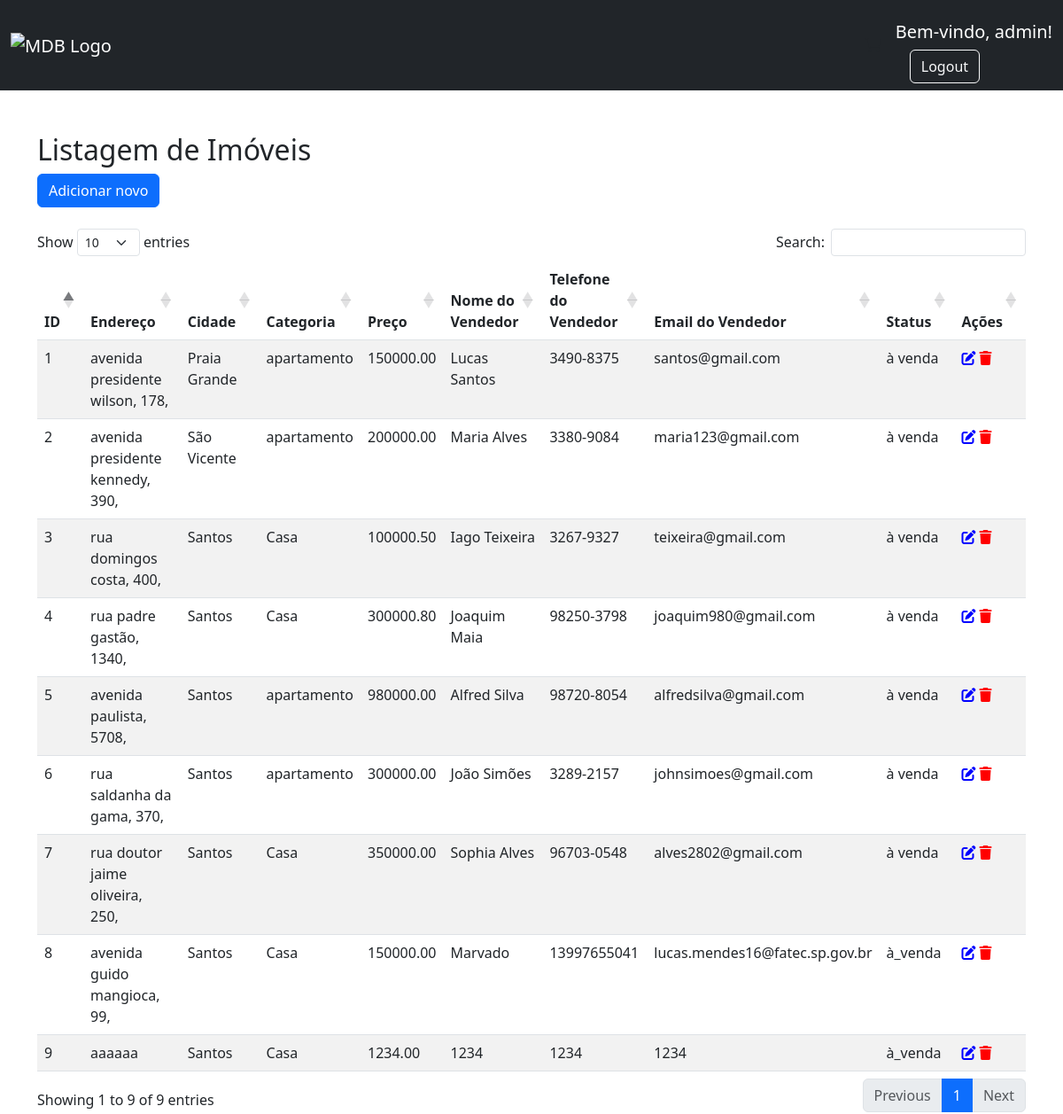
/painel.php (signed in), run on the app's committed database.
### tables this page shows
CREATE TABLE `imoveis` (
  `id` int(20) NOT NULL,
  `cidade` varchar(100) NOT NULL,
  `endereco` varchar(255) NOT NULL,
  `categoria` varchar(50) DEFAULT NULL,
  `preco` decimal(10,2) NOT NULL,
  `nome_vendedor` varchar(255) NOT NULL,
  `telefone_vendedor` varchar(20) NOT NULL,
  `email_vendedor` varchar(255) NOT NULL,
  `status` varchar(30) DEFAULT NULL,
  `foto` varchar(255) NOT NULL
);

### painel.php (the view, shortened to what this page needs)
<!DOCTYPE html>
<html>
<head>
    <link href="https://cdn.jsdelivr.net/npm/bootstrap@5.3.0/dist/css/bootstrap.min.css" rel="stylesheet">
    <link href="https://cdn.datatables.net/1.13.6/css/dataTables.bootstrap5.min.css" rel="stylesheet">
    <link rel="stylesheet" href="https://cdnjs.cloudflare.com/ajax/libs/font-awesome/6.4.2/css/all.min.css" />
</head>
<body>
    <?php
    $nomeUsuario = $_SESSION["nomeUsuario"];
    if ($nomeUsuario != null) {
    ?>
    <nav class="navbar navbar-expand-lg navbar-dark bg-dark">
        <div class="container-fluid">
            <div class="collapse navbar-collapse" id="navbarSupportedContent">
                <a class="navbar-brand mt-2 mt-lg-0" href="#">
                    <img
                        src="/fastimoveis/assets/logo.webp"
                        height="15"
                        alt="MDB Logo"
                        loading="lazy"
                    />
                </a>
            </div>
            <div class="d-flex align-items-center">
                <a class="text-reset me-3" href="#">
                    <i class="fas fa-shopping-cart"></i>
                </a>
                <div class="dropdown">
                    <a>
                        <h5 class="mt-3" style="color: white;">Bem-vindo, <?= $nomeUsuario ?>!</h5>
                    </a>
                    <div class="ms-3">
                        <a href="logout.php" class="btn btn-outline-light">Logout</a>
                    </div>
                </div>
            </div>
        </div>
    </nav>
    <div class="container">
        <h2 class="mt-5">Listagem de Imóveis</h2>
        <button type="button" class="btn btn-primary" data-bs-toggle="modal" data-bs-target="#addModal">
            Adicionar novo
        </button>
        <br>
        <br>
        <table id="imoveisTable" class="table table-striped">
            <thead>
                <tr>
                    <th>ID</th>
                    <th>Endereço</th>
                    <th>Cidade</th>
                    <th>Categoria</th>
                    <th>Preço</th>
                    <th>Nome do Vendedor</th>
                    <th>Telefone do Vendedor</th>
                    <th>Email do Vendedor</th>
                    <th>Status</th>
                    <th>Ações</th>
                </tr>
            </thead>
            <tbody>
                <?php
                try {
                    $conn = new PDO("mysql:host=localhost;dbname=fastimoveis;charset=utf8", "root", "");
                    $query = "SELECT * FROM imoveis";
                    $stmt = $conn->query($query);
                    while ($row = $stmt->fetch(PDO::FETCH_ASSOC)) {
                ?>
                    <tr>
                        <td><?= $row['id'] ?></td>
                        <td><?= $row['endereco'] ?></td>
                        <td><?= $row['cidade'] ?></td>
                        <td><?= $row['categoria'] ?></td>
                        <td><?= $row['preco'] ?></td>
                        <td><?= $row['nome_vendedor'] ?></td>
                        <td><?= $row['telefone_vendedor'] ?></td>
                        <td><?= $row['email_vendedor'] ?></td>
                        <td><?= $row['status'] ?></td>
                        <td>
                            <i class="edit-icon icon-button" data-bs-toggle="modal" data-bs-target="#editModal<?= $row['id'] ?>">
                                <i class="fas fa-edit"></i>
                            </i>
                            <i class="delete-icon" type="button" class="btn btn-icon btn-danger" onclick="deleteRecord(<?= $row['id'] ?>)">
                                <i class="fas fa-trash"></i>
                            </i>
                        </td>
                    </tr>
                    </div>
                <?php
                    }
                } catch (PDOException $e) {
                    echo "Error: " . $e->getMessage();
                }
                ?>
</body>
<?php }  ?>
</html>

### painel.php (style rules this page uses)
.edit-icon { color: blue; }
.delete-icon { color: red; }
.icon-button { cursor: pointer; transition: color 0.2s; }

### data on the page
imoveis: id "1", endereco "avenida presidente wilson, 178,", cidade "Praia Grande", categoria "apartamento", preco "150000.00", nome_vendedor "Lucas Santos", telefone_vendedor "3490-8375", email_vendedor "santos@gmail.com", status "à venda"
imoveis: id "2", endereco "avenida presidente kennedy, 390,", cidade "São Vicente", categoria "apartamento", preco "200000.00", nome_vendedor "Maria Alves", telefone_vendedor "3380-9084", email_vendedor "maria123@gmail.com", status "à venda"
imoveis: id "3", endereco "rua domingos costa, 400,", cidade "Santos", categoria "Casa", preco "100000.50", nome_vendedor "Iago Teixeira", telefone_vendedor "3267-9327", email_vendedor "teixeira@gmail.com", status "à venda"
imoveis: id "4", endereco "rua padre gastão, 1340,", cidade "Santos", categoria "Casa", preco "300000.80", nome_vendedor "Joaquim Maia", telefone_vendedor "98250-3798", email_vendedor "joaquim980@gmail.com", status "à venda"
imoveis: id "5", endereco "avenida paulista, 5708,", cidade "Santos", categoria "apartamento", preco "980000.00", nome_vendedor "Alfred Silva", telefone_vendedor "98720-8054", email_vendedor "alfredsilva@gmail.com", status "à venda"
imoveis: id "6", endereco "rua saldanha da gama, 370,", cidade "Santos", categoria "apartamento", preco "300000.00", nome_vendedor "João Simões", telefone_vendedor "3289-2157", email_vendedor "johnsimoes@gmail.com", status "à venda"
imoveis: id "7", endereco "rua doutor jaime oliveira, 250,", cidade "Santos", categoria "Casa", preco "350000.00", nome_vendedor "Sophia Alves", telefone_vendedor "96703-0548", email_vendedor "alves2802@gmail.com", status "à venda"
imoveis: id "8", endereco "avenida guido mangioca, 99,", cidade "Santos", categoria "Casa", preco "150000.00", nome_vendedor "Marvado", telefone_vendedor "13997655041", email_vendedor "lucas.mendes16@fatec.sp.gov.br", status "à_venda"
imoveis: id "9", endereco "aaaaaa", cidade "Santos", categoria "Casa", preco "1234.00", nome_vendedor "1234", telefone_vendedor "1234", email_vendedor "1234", status "à_venda"

### other printed values
$nomeUsuario "admin"
